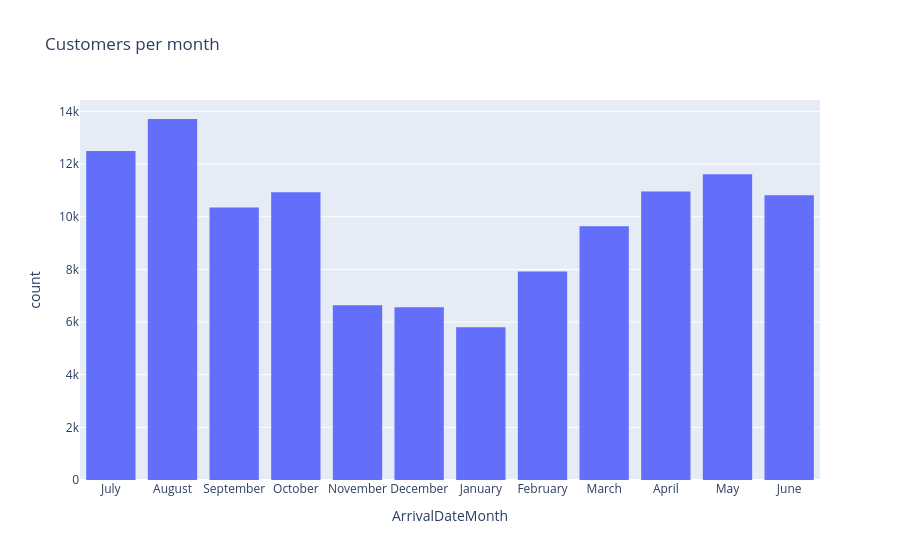

Here is the notebook cell this chart was saved with:
### Code cell
px.histogram(hotel_df, x="ArrivalDateMonth", title="Customers per month")

### Figure 1 — Plotly figure (JSON) as saved in the notebook; plotly's stock layout.template omitted (floating-point values rounded to 4 significant figures; data arrays with more than 128 entries replaced by an {"elided": "..."} marker saying what was removed)
{"data": [{"bingroup": "x", "hovertemplate": "ArrivalDateMonth=%{x}<br>count=%{y}<extra></extra>", "legendgroup": "", "marker": {"color": "#636efa", "pattern": {"shape": ""}}, "name": "", "orientation": "v", "showlegend": false, "type": "histogram", "x": {"elided": "117429 str values"}, "xaxis": "x", "yaxis": "y"}], "layout": {"barmode": "relative", "legend": {"tracegroupgap": 0}, "title": {"text": "Customers per month"}, "xaxis": {"anchor": "y", "domain": [0, 1], "title": {"text": "ArrivalDateMonth"}}, "yaxis": {"anchor": "x", "domain": [0, 1], "title": {"text": "count"}}}}
